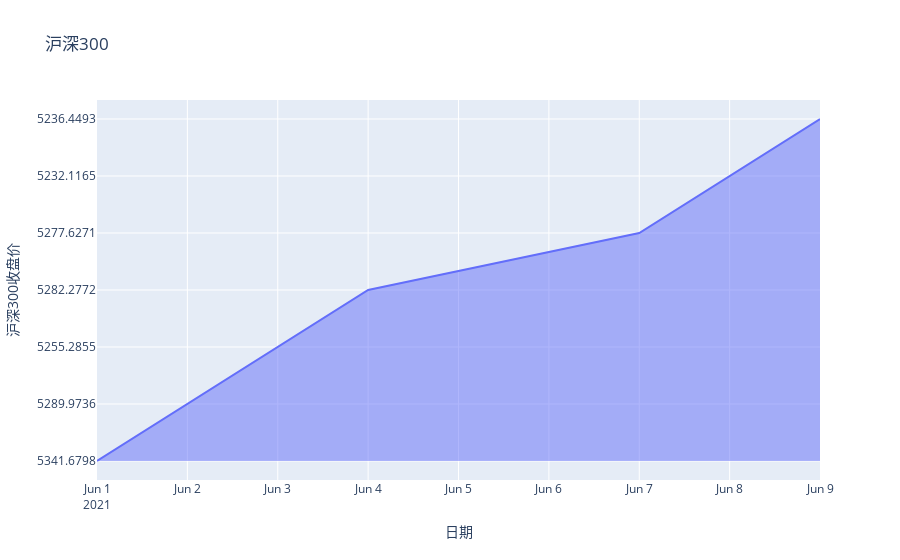

The notebook cell this image was saved under:
### Code cell
import plotly.express as px

area_chart = px.area(df_300['close'], title = '沪深300')

area_chart.update_xaxes(title_text = '日期')
area_chart.update_yaxes(
    title_text = '沪深300收盘价', 
    # tickprefix = '$'
    )
area_chart.update_layout(showlegend = False)

# Pycharm，VS Code， Spider 等模式下
# Jupyter Notebook 下也可以用
# plot(area_chart,filename='tmp/hushen300-area.html')

# 在 Jupyter Notebook 中，直接使用 show()  来查看结果
area_chart.show()

### Figure 1 — Plotly figure (JSON) as saved in the notebook; plotly's stock layout.template omitted (floating-point values rounded to 4 significant figures)
{"data": [{"hovertemplate": "variable=close<br>trade_date=%{x}<br>value=%{y}<extra></extra>", "legendgroup": "close", "line": {"color": "#636efa"}, "mode": "lines", "name": "close", "orientation": "v", "showlegend": true, "stackgroup": "1", "type": "scatter", "x": ["2021-06-01T00:00:00", "2021-06-02T00:00:00", "2021-06-03T00:00:00", "2021-06-04T00:00:00", "2021-06-07T00:00:00", "2021-06-08T00:00:00", "2021-06-09T00:00:00"], "xaxis": "x", "y": ["5341.6798", "5289.9736", "5255.2855", "5282.2772", "5277.6271", "5232.1165", "5236.4493"], "yaxis": "y"}], "layout": {"legend": {"title": {"text": "variable"}, "tracegroupgap": 0}, "showlegend": false, "title": {"text": "沪深300"}, "xaxis": {"anchor": "y", "domain": [0, 1], "title": {"text": "日期"}}, "yaxis": {"anchor": "x", "domain": [0, 1], "title": {"text": "沪深300收盘价"}}}}
